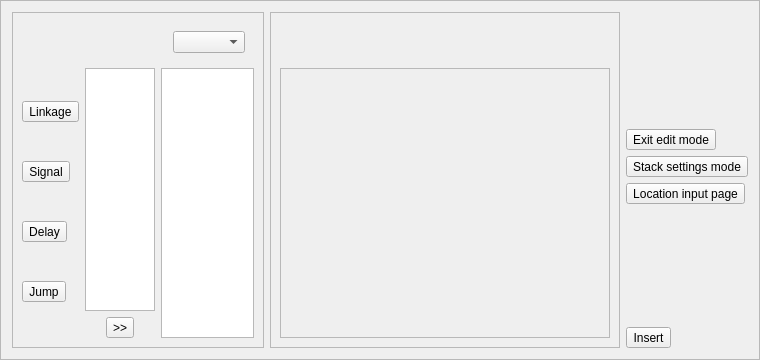
<?xml version="1.0" encoding="UTF-8"?>
<ui version="4.0">
 <class>ProgramEditorFrame</class>
 <widget class="QFrame" name="ProgramEditorFrame">
  <property name="geometry">
   <rect>
    <x>0</x>
    <y>0</y>
    <width>760</width>
    <height>360</height>
   </rect>
  </property>
  <property name="windowTitle">
   <string>Frame</string>
  </property>
  <property name="frameShape">
   <enum>QFrame::StyledPanel</enum>
  </property>
  <property name="frameShadow">
   <enum>QFrame::Raised</enum>
  </property>
  <layout class="QHBoxLayout" name="horizontalLayout_2">
   <item>
    <widget class="QFrame" name="frame">
     <property name="maximumSize">
      <size>
       <width>400</width>
       <height>16777215</height>
      </size>
     </property>
     <property name="frameShape">
      <enum>QFrame::StyledPanel</enum>
     </property>
     <property name="frameShadow">
      <enum>QFrame::Raised</enum>
     </property>
     <layout class="QGridLayout" name="gridLayout">
      <item row="0" column="0" colspan="5">
       <widget class="QWidget" name="widget" native="true">
        <layout class="QHBoxLayout" name="horizontalLayout">
         <item>
          <spacer name="horizontalSpacer">
           <property name="orientation">
            <enum>Qt::Horizontal</enum>
           </property>
           <property name="sizeHint" stdset="0">
            <size>
             <width>127</width>
             <height>20</height>
            </size>
           </property>
          </spacer>
         </item>
         <item>
          <widget class="QComboBox" name="comboBox"/>
         </item>
        </layout>
       </widget>
      </item>
      <item row="1" column="0" rowspan="2">
       <layout class="QVBoxLayout" name="verticalLayout">
        <item>
         <widget class="QToolButton" name="linkageToolButton">
          <property name="text">
           <string>Linkage</string>
          </property>
         </widget>
        </item>
        <item>
         <widget class="QToolButton" name="signalToolButton">
          <property name="text">
           <string>Signal</string>
          </property>
         </widget>
        </item>
        <item>
         <widget class="QToolButton" name="delayToolButton">
          <property name="text">
           <string>Delay</string>
          </property>
         </widget>
        </item>
        <item>
         <widget class="QToolButton" name="jumpToolButton">
          <property name="text">
           <string>Jump</string>
          </property>
         </widget>
        </item>
       </layout>
      </item>
      <item row="1" column="1" colspan="3">
       <widget class="QTableWidget" name="tableWidget"/>
      </item>
      <item row="1" column="4" rowspan="2">
       <widget class="QTableWidget" name="tableWidget_2"/>
      </item>
      <item row="2" column="1">
       <spacer name="horizontalSpacer_2">
        <property name="orientation">
         <enum>Qt::Horizontal</enum>
        </property>
        <property name="sizeHint" stdset="0">
         <size>
          <width>6</width>
          <height>20</height>
         </size>
        </property>
       </spacer>
      </item>
      <item row="2" column="2">
       <widget class="QToolButton" name="addToToolButton">
        <property name="text">
         <string>&gt;&gt;</string>
        </property>
       </widget>
      </item>
      <item row="2" column="3">
       <spacer name="horizontalSpacer_3">
        <property name="orientation">
         <enum>Qt::Horizontal</enum>
        </property>
        <property name="sizeHint" stdset="0">
         <size>
          <width>7</width>
          <height>20</height>
         </size>
        </property>
       </spacer>
      </item>
     </layout>
    </widget>
   </item>
   <item>
    <widget class="QFrame" name="frame_2">
     <property name="minimumSize">
      <size>
       <width>350</width>
       <height>0</height>
      </size>
     </property>
     <property name="frameShape">
      <enum>QFrame::StyledPanel</enum>
     </property>
     <property name="frameShadow">
      <enum>QFrame::Raised</enum>
     </property>
     <layout class="QVBoxLayout" name="verticalLayout_2">
      <item>
       <widget class="QWidget" name="widget_2" native="true">
        <property name="maximumSize">
         <size>
          <width>16777215</width>
          <height>40</height>
         </size>
        </property>
       </widget>
      </item>
      <item>
       <widget class="QFrame" name="frame_3">
        <property name="frameShape">
         <enum>QFrame::StyledPanel</enum>
        </property>
        <property name="frameShadow">
         <enum>QFrame::Raised</enum>
        </property>
       </widget>
      </item>
     </layout>
    </widget>
   </item>
   <item>
    <layout class="QVBoxLayout" name="verticalLayout_3">
     <item>
      <spacer name="verticalSpacer">
       <property name="orientation">
        <enum>Qt::Vertical</enum>
       </property>
       <property name="sizeHint" stdset="0">
        <size>
         <width>20</width>
         <height>40</height>
        </size>
       </property>
      </spacer>
     </item>
     <item>
      <widget class="QToolButton" name="exitEditModeToolButton">
       <property name="text">
        <string>Exit edit mode</string>
       </property>
      </widget>
     </item>
     <item>
      <widget class="QToolButton" name="stackSettingsModeToolButton">
       <property name="text">
        <string>Stack settings mode</string>
       </property>
      </widget>
     </item>
     <item>
      <widget class="QToolButton" name="locationInputPageToolButton">
       <property name="text">
        <string>Location input page</string>
       </property>
      </widget>
     </item>
     <item>
      <spacer name="verticalSpacer_2">
       <property name="orientation">
        <enum>Qt::Vertical</enum>
       </property>
       <property name="sizeHint" stdset="0">
        <size>
         <width>20</width>
         <height>40</height>
        </size>
       </property>
      </spacer>
     </item>
     <item>
      <widget class="QToolButton" name="insertToolButton">
       <property name="text">
        <string>Insert</string>
       </property>
      </widget>
     </item>
    </layout>
   </item>
  </layout>
 </widget>
 <resources/>
 <connections/>
</ui>
